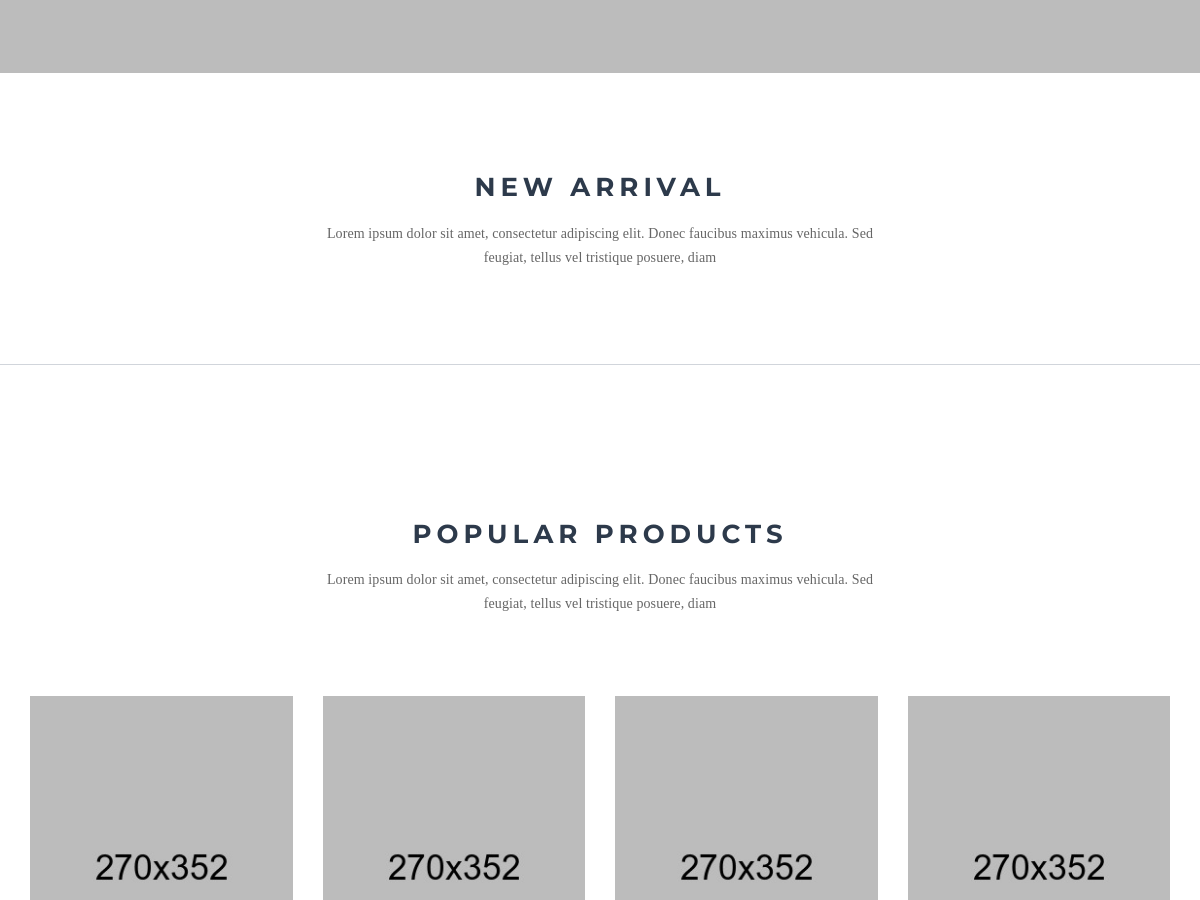
The app's page / (middle part), older data.
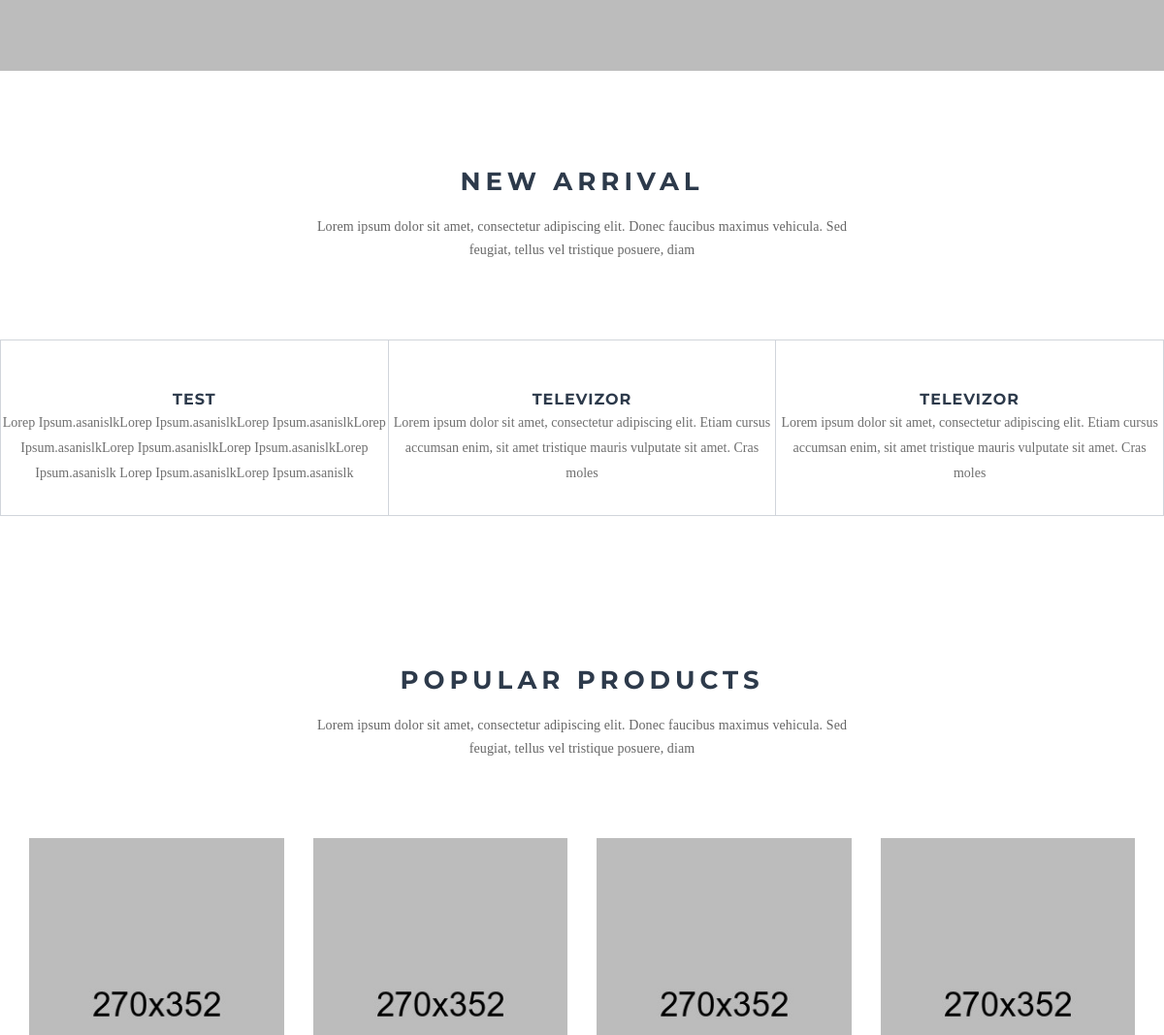
The same page, newer data.
### shop/models.py (models this page shows, shortened)
class Product(models.Model):
    title = models.CharField(max_length=100)
    price = models.IntegerField()
    seller = models.ForeignKey(User, on_delete=models.DO_NOTHING)
    brand_choices = [
       ('apple','apple'),
        ('samsung','samsung'),
    ]
    brand = models.CharField(max_length=30,null=True, blank=True,choices=brand_choices)
    short_description = models.TextField(blank=True)
    color_choices = [
        ('black', 'black'),
    ]
    colors = models.CharField(max_length=30, null=True,
                              blank=True, choices=color_choices)
    photo_main = models.ImageField(upload_to='photos/%Y/%m/%d/')
    photo_1 = models.ImageField(upload_to='photos/%Y/%m/%d/', blank=True)
    photo_2 = models.ImageField(upload_to='photos/%Y/%m/%d/', blank=True)
    photo_3 = models.ImageField(upload_to='photos/%Y/%m/%d/', blank=True)
    photo_4 = models.ImageField(upload_to='photos/%Y/%m/%d/', blank=True)
    photo_5 = models.ImageField(upload_to='photos/%Y/%m/%d/', blank=True)
    photo_6 = models.ImageField(upload_to='photos/%Y/%m/%d/', blank=True)
    in_stock = models.BooleanField(default=True)
    product_date = models.DateTimeField(default=datetime.now, blank=True)
    slug = models.SlugField()
    description = models.TextField(blank=True, null=True)

### shop/views.py (the view)
# urls.py: path('', index, name='index'),
def index(request):
    products = Product.objects.order_by('-product_date').filter(in_stock=True)
    context = {
        'products' : products
    }
    return render(request, 'shop/index.html', context)

### templates/shop/index.html (shortened to what this page needs)
{% extends 'base.html' %}
{% load static %}
{% block content %}
  <div id="content">
    <section class="padding-top-100 padding-bottom-100">
      <div class="container">
        <div class="heading text-center">
          <h4>new arrival</h4>
          <span>Lorem ipsum dolor sit amet, consectetur adipiscing elit. Donec faucibus maximus vehicula.
          Sed feugiat, tellus vel tristique posuere, diam</span> </div>
      </div>
      <div class="arrival-block">
        {% for product in products %}
            <div class="item">
            <div class="item-name"> <a href="#.">{{ product.title }}</a>
                <p>{{ product.short_description }}</p>
            </div>
            </div>
        {% endfor %}
    </section>
    <section class="padding-top-50 padding-bottom-150">
      <div class="container">
        <div class="heading text-center">
          <h4>popular products</h4>
          <span>Lorem ipsum dolor sit amet, consectetur adipiscing elit. Donec faucibus maximus vehicula.
          Sed feugiat, tellus vel tristique posuere, diam</span> </div>
        <div class="papular-block block-slide">
          <div class="item">
            <div class="item-img"> <img class="img-1" src="images/product-1.jpg" alt="" > <img class="img-2" src="images/product-2.jpg" alt="" >
            </div>
            <span class="price"><small>$</small>299</span> </div>
          <div class="item">
            <div class="item-img"> <img class="img-1" src="images/product-2.jpg" alt="" > <img class="img-2" src="images/product-2.jpg" alt="" >
            </div>
            <span class="price"><small>$</small>299</span> </div>
          <div class="item">
            <div class="item-img"> <img class="img-1" src="images/product-3.jpg" alt="" > <img class="img-2" src="images/product-2.jpg" alt="" >
            </div>
            <span class="price"><small>$</small>299</span> </div>
          <div class="item">
            <div class="item-img"> <img class="img-1" src="images/product-4.jpg" alt="" > <img class="img-2" src="images/product-2.jpg" alt="" >
            </div>
            <span class="price"><small>$</small>299</span> </div>
        </div>
      </div>
    </section>
  </div>
{% endblock %}

### templates/base.html (shortened to what this page needs)
{% load static %}
<!DOCTYPE html>
<html lang="en">
<head>
    <link rel="stylesheet" type="text/css" href="{% static 'rs-plugin/css/settings.css' %}" media="screen" />
    <link href="{% static 'css/bootstrap.min.css' %}" rel="stylesheet">
    <link href="{% static 'css/font-awesome.min.css' %}" rel="stylesheet" type="text/css">
    <link href="{% static 'css/ionicons.min.css" rel="stylesheet' %}">
    <link href="{% static 'css/main.css' %}" rel="stylesheet">
    <link href="{% static 'css/style.css' %}" rel="stylesheet">
    <link href="{% static 'css/responsive.css' %}" rel="stylesheet">
</head>
<body>
    {% include 'partials/_slider.html' %}
    <div id="wrap">
    {% block content %}
    {% endblock %}
    </div>
</body>
</html>

### templates/partials/_navbar.html (shortened to what this page needs)
{% load static %}

### templates/partials/_slider.html (shortened to what this page needs)
{% load static %}
  <section class="home-slider">
    <div class="tp-banner-container">
      <div class="tp-banner">
        <ul>
          <li data-transition="random" data-slotamount="7" data-masterspeed="300"  data-saveperformance="off" >
          </li>
        </ul>
      </div>
    </div>
  </section>

### nextshop/static/css/responsive.css (style rules this page uses)
@media (max-width:1600px) { .arrival-block .item-name a { font-size: 20px; letter-spacing: 1px; } }
@media (min-width:1200px) and (max-width:1400px) { .arrival-block .item-name a { font-size: 18px; letter-spacing: 1px; } }
@media (min-width:1200px) and (max-width:1400px) { .arrival-block .item-name { position: relative; padding-top: 30px; } }
@media (min-width:1200px) and (max-width:1400px) { .arrival-block .item { min-height: inherit; } }
@media (max-width:1200px) { .arrival-block .item-name a { font-size: 16px; letter-spacing: 1px; } }
@media (max-width:1200px) { .arrival-block .item-name { position: relative; padding-top: 30px; } }
@media (max-width:1200px) { .arrival-block .item { min-height: inherit; width: 33.3333%; } }

Row changes from the older to the newer data that the page shows:
added Product: title "TEST", short_description "Lorep Ipsum.asanislkLorep Ipsum.asanislkLorep Ipsum.asanislkLorep Ipsum.asanislkLorep Ipsum.asanislkLorep Ipsum.asanislkLorep Ipsum.asanislk Lorep Ipsum.asanislkLorep Ipsum.asanislk"
added Product: title "TELEVIZOR", short_description "Lorem ipsum dolor sit amet, consectetur adipiscing elit. Etiam cursus accumsan enim, sit amet tristique mauris vulputate sit amet. Cras moles"
added Product: title "TELEVIZOR", short_description "Lorem ipsum dolor sit amet, consectetur adipiscing elit. Etiam cursus accumsan enim, sit amet tristique mauris vulputate sit amet. Cras moles"
